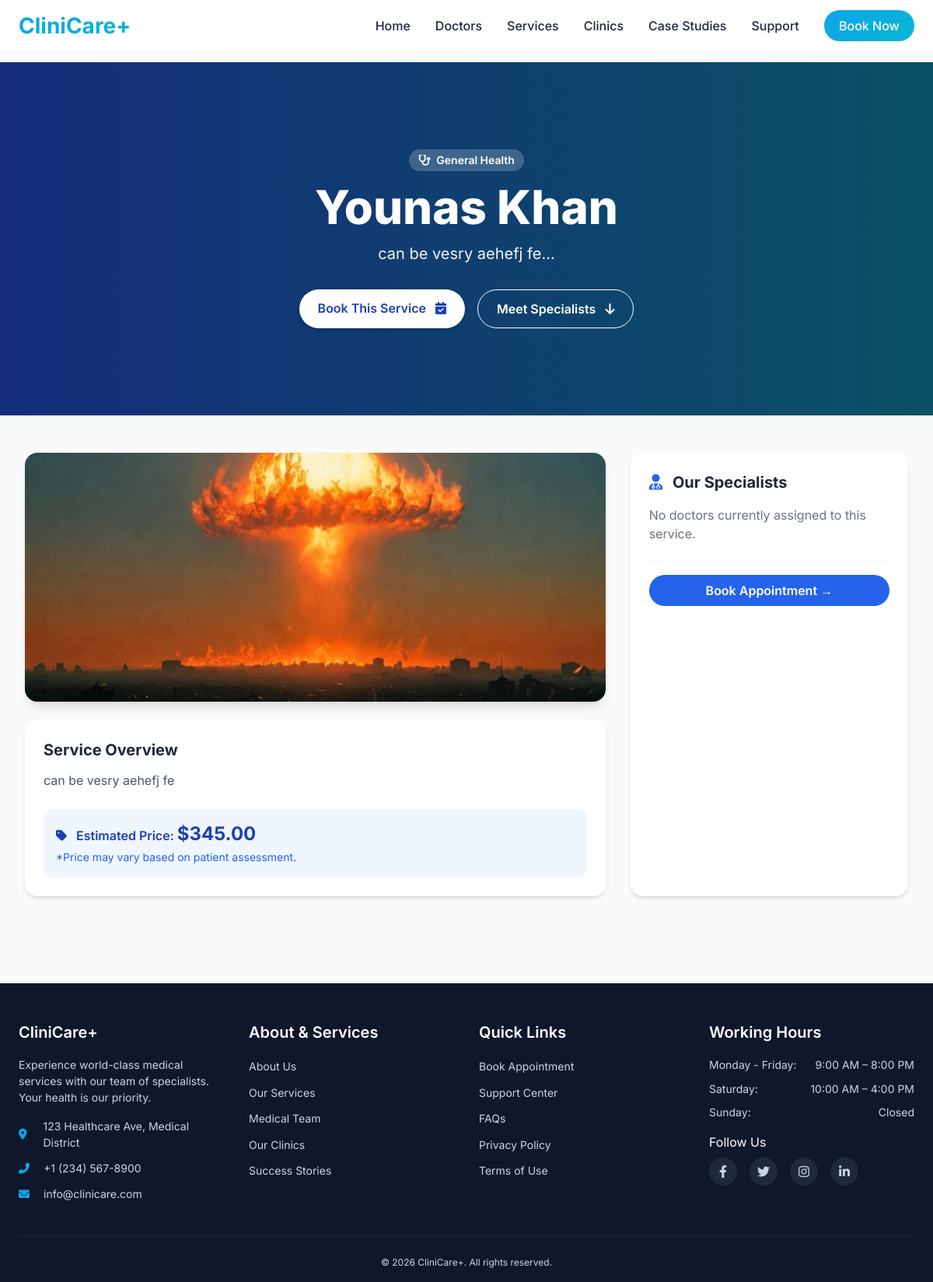
The page /service-detail.php?id=1 on the database its author committed.
### tables this page shows
CREATE TABLE `services` (
  `id` int(11) NOT NULL,
  `name` varchar(200) NOT NULL,
  `slug` varchar(200) DEFAULT NULL,
  `category_id` int(11) DEFAULT NULL,
  `image` varchar(255) DEFAULT NULL,
  `description` text DEFAULT NULL,
  `price` decimal(10,2) DEFAULT NULL,
  `created_at` timestamp NOT NULL DEFAULT current_timestamp()
);

CREATE TABLE `categories` (
  `id` int(11) NOT NULL,
  `name` varchar(100) NOT NULL,
  `type` enum('doctor','service') NOT NULL,
  `slug` varchar(100) DEFAULT NULL,
  `created_at` timestamp NOT NULL DEFAULT current_timestamp()
);

### service-detail.php (the view, shortened to what this page needs)
<?php
require_once 'config/database.php';
$id = isset($_GET['id']) ? (int)$_GET['id'] : 0;
$service = mysqli_fetch_assoc(mysqli_query($conn, "SELECT s.*, c.name as cat_name FROM services s LEFT JOIN categories c ON s.category_id = c.id WHERE s.id = $id"));
$doctors = mysqli_query($conn, "SELECT d.* FROM doctors d JOIN doctor_services ds ON d.id = ds.doctor_id WHERE ds.service_id = $id");
?>
<!DOCTYPE html>
<html lang="en">
<head>
    <script src="https://cdn.tailwindcss.com"></script>
    <link rel="stylesheet" href="https://cdnjs.cloudflare.com/ajax/libs/font-awesome/6.0.0-beta3/css/all.min.css">
</head>
<body class="bg-gray-50">
    <?php include 'includes/header.php'; ?>
    <section class="relative bg-gradient-to-r from-blue-800 to-cyan-700 text-white py-20 md:py-28">
        <div class="absolute inset-0 bg-black/30"></div>
        <div class="relative max-w-7xl mx-auto px-4 sm:px-6 lg:px-8 text-center">
            <span class="inline-block px-3 py-1 bg-white/20 rounded-full text-sm font-semibold mb-4">
                <i class="fas fa-stethoscope mr-1"></i> <?php echo htmlspecialchars($service['cat_name']); ?>
            </span>
            <h1 class="text-4xl md:text-5xl lg:text-6xl font-extrabold mb-4"><?php echo htmlspecialchars($service['name']); ?></h1>
            <p class="text-xl text-gray-100 max-w-2xl mx-auto">
                <?php echo substr(htmlspecialchars($service['description']), 0, 150); ?>...
            </p>
            <div class="mt-8 flex flex-wrap justify-center gap-4">
                <a href="support.php#contact-form?service=<?php echo $service['id']; ?>" class="bg-white text-blue-800 hover:bg-gray-100 px-6 py-3 rounded-full font-semibold transition shadow-md">
                    Book This Service <i class="fas fa-calendar-check ml-2"></i>
                </a>
                <a href="doctors.php" class="border border-white hover:bg-white/10 px-6 py-3 rounded-full font-semibold transition">
                    Meet Specialists <i class="fas fa-arrow-down ml-2"></i>
                </a>
            </div>
        </div>
    </section>
    <main class="max-w-7xl mx-auto px-4 sm:px-6 lg:px-8 py-12">
        <div class="grid grid-cols-1 lg:grid-cols-3 gap-8">
            <div class="lg:col-span-2 space-y-6">
                <?php if(!empty($service['image'])): ?>
                    <div class="rounded-2xl overflow-hidden shadow-lg">
                        <img src="<?php echo $service['image']; ?>" alt="<?php echo htmlspecialchars($service['name']); ?>" class="w-full h-80 object-cover">
                    </div>
                <?php endif; ?>
                <div class="bg-white rounded-2xl shadow-md p-6">
                    <h3 class="text-xl font-bold text-gray-800 mb-3">Service Overview</h3>
                    <div class="prose max-w-none text-gray-600 leading-relaxed">
                        <?php echo nl2br(htmlspecialchars($service['description'])); ?>
                    </div>
                    <?php if($service['price']): ?>
                        <div class="mt-6 p-4 bg-blue-50 rounded-xl">
                            <p class="text-blue-800 font-semibold"><i class="fas fa-tag mr-2"></i> Estimated Price: <span class="text-2xl font-bold">$<?php echo number_format($service['price'], 2); ?></span></p>
                            <p class="text-sm text-blue-600 mt-1">*Price may vary based on patient assessment.</p>
                        </div>
                    <?php endif; ?>
                </div>
            </div>
            <div id="doctors" class="bg-white rounded-2xl shadow-md p-6">
                <h3 class="text-xl font-bold text-gray-800 mb-4"><i class="fas fa-user-md text-blue-600 mr-2"></i> Our Specialists</h3>
                <?php if(mysqli_num_rows($doctors) > 0): ?>
                    <div class="space-y-4">
                        <?php while($doc = mysqli_fetch_assoc($doctors)): ?>
                            <div class="doctor-card flex items-center gap-4 p-3 rounded-xl hover:bg-gray-50 transition">
                                <img src="<?php echo !empty($doc['image']) ? $doc['image'] : 'assets/uploads/default-avatar.png'; ?>" class="w-14 h-14 rounded-full object-cover border-2 border-blue-200">
                                <div>
                                    <a href="doctor-detail.php?id=<?php echo $doc['id']; ?>" class="font-bold text-gray-800 hover:text-blue-600"><?php echo htmlspecialchars($doc['name']); ?></a>
                                    <p class="text-sm text-gray-500"><?php echo htmlspecialchars(substr($doc['qualification'], 0, 60)); ?></p>
                                </div>
                            </div>
                        <?php endwhile; ?>
                    </div>
                <?php else: ?>
                    <p class="text-gray-500">No doctors currently assigned to this service.</p>
                <?php endif; ?>
                <div class="mt-6 pt-4 border-t border-gray-100">
                    <a href="support.php#contact-form?service=<?php echo $service['id']; ?>" class="block text-center bg-blue-600 hover:bg-blue-700 text-white px-4 py-2 rounded-full font-semibold transition">
                        Book Appointment →
                    </a>
                </div>
            </div>
        </div>
    </main>
    <?php include 'includes/footer.php'; ?>
</body>
</html>

### service-detail.php (style rules this page uses)
body { font-family: 'Inter', sans-serif; }

### includes/header.php (style rules this page uses)
* { margin: 0; padding: 0; box-sizing: border-box; }
body { font-family: 'Inter', sans-serif; }

### rows shown on the page
services: category.name "General Health", name "Younas Khan", description "can be vesry aehefj fe", image (picture), price "345.00"
